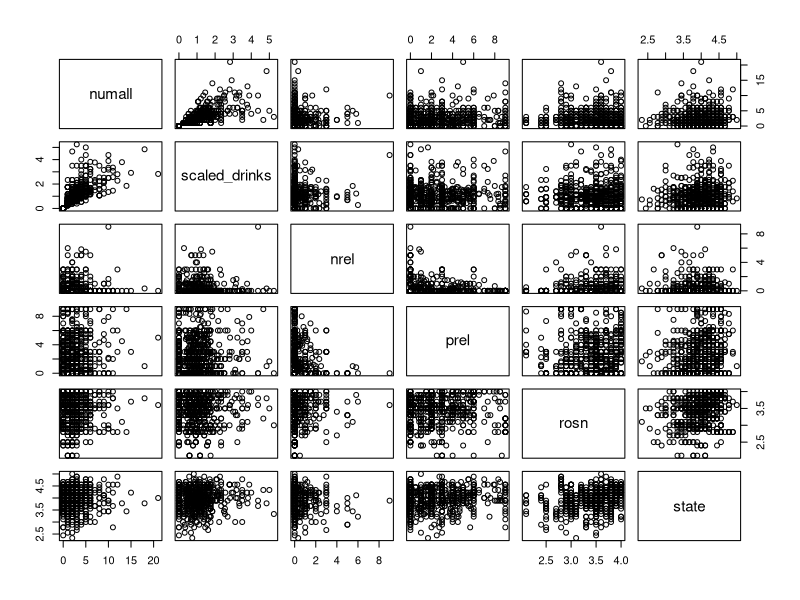
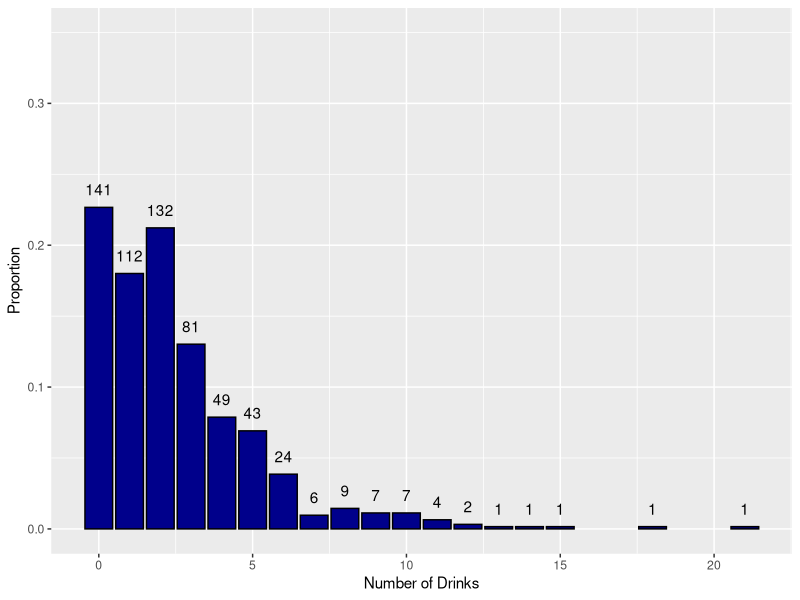
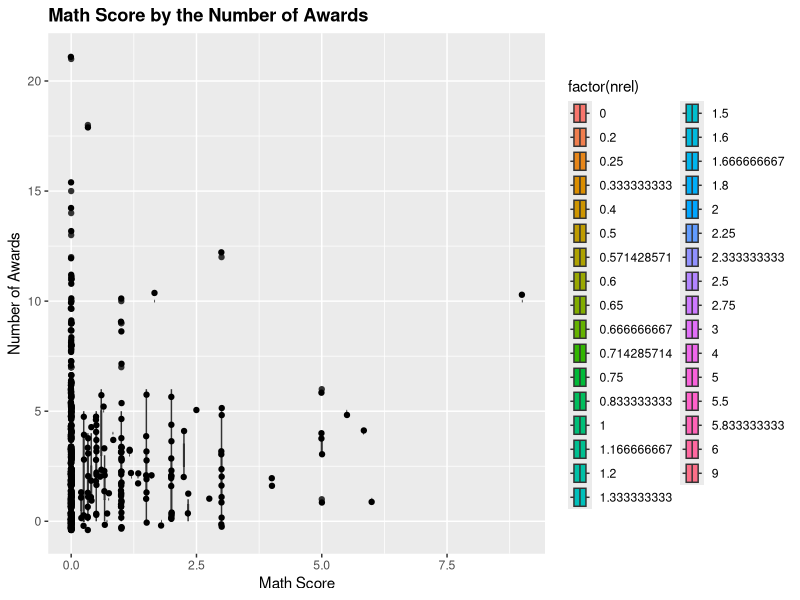

The R script that drew these images, in order: (Note: this script raises an error after producing the figures.)
## ---- chunk 1
library(tidyverse)
library(patchwork)
library(dplyr)
library(gridExtra)
## ---- chunk 2
cereal <- read_csv('../data/short-questions/cereal_dillons.csv')
## ---- chunk 3

## ---- chunk 4

## ---- chunk 5

## ---- chunk 6
model_cereal_shelves_linear    <- 'fill this in'
model_cereal_shelves_quadratic <- 'fill this in'
## ---- chunk 7
lrt_cereal_main_effects <- 'fill this in'
## ---- chunk 8
lrt_cereal_quadratic_effects <- 'fill this in'
## ---- chunk 9
aj_shelf_probs <- 'fill this in'
## ---- chunk 10
shelf_vs_sugar_plot <- 'fill this in'
## ---- chunk 11
odds_ratios <- 'fill this in'
## ---- chunk 12
drinks <- read_csv('../data/short-questions/DeHartSimplified.csv')
## ---- chunk 13
summary(drinks)

 # Median and above is defined as "high self esteem" for both rosn and state
drinks <- drinks %>%
  mutate(trait_bin = cut(rosn, breaks = 3), state_bin = cut(state, breaks=3))

agg_df <- aggregate(drinks$numall, by=list(drinks$id), FUN=mean) %>%
  rename("avg_drinks" = "x", "id" = "Group.1")

drinks <- inner_join(x=drinks, y=agg_df, by="id") 

drinks <- mutate(drinks, scaled_drinks = numall / avg_drinks)

pairs(~numall + scaled_drinks + nrel + prel + rosn +state, data = drinks)



## ---- chunk 14

p_0 <- drinks %>%
  ggplot(aes(x= numall, y = ..prop.., group = 1)) + 
  geom_bar(fill = 'DarkBlue', color = 'black') +
  geom_text(stat='count', aes(label=..count..), vjust=-1) + 
  xlab("Number of Drinks") +
  ylab("Proportion") +
  ylim(0,0.35)
p_0
p_1 <- 
  
  
p_2 <- drinks %>%
  ggplot(aes(numall, nrel)) +
  geom_boxplot(aes(fill = factor(nrel))) + 
  geom_jitter()+
  coord_flip() +
  ggtitle("Math Score by the Number of Awards") + 
  theme(plot.title = element_text(lineheight=1, face="bold")) +
  ylab("Math Score") +
  xlab("Number of Awards")

p_2

p1 <- drinks %>%
  ggplot(aes(y = nrel, x = numall, color = high_trait_self_esteem)) +
  geom_point()



p2 <- drinks %>%
  ggplot(aes(y = nrel, x = numall, color = high_state_self_esteem)) +
  geom_point()

p4 <- drinks %>%
  ggplot(aes(y = nrel, x = scaled_drinks)) +
  geom_point()

p5 <- drinks %>%
  ggplot(aes(x = nrel)) +
  geom_density(aes(y = ..density.., color = trait_bin, fill = trait_bin),alpha=0.2)

p6 <- drinks %>%
  ggplot(aes(x = nrel)) +
  geom_density(aes(y = ..density.., color = state_bin, fill = state_bin),alpha=0.2)

p7 <- drinks %>%
  ggplot(aes(x = numall)) +
  geom_density(aes(y = ..density.., color = trait_bin, fill = trait_bin),alpha=0.2)

p8 <- drinks %>%
  ggplot(aes(x = numall)) +
  geom_density(aes(y = ..density.., color = state_bin, fill = state_bin),alpha=0.2)

grid.arrange(p1, p2, p4, nrow= 3, ncol = 1)

grid.arrange(p5, p6, p7, p8, nrow= 4, ncol = 1)
## ---- chunk 15

poisson_mod <- glm(numall ~ nrel, data = drinks, family = poisson(link="log"))
summary(poisson_mod)

(exp(coef(poisson_mod)))

## ---- chunk 16

poisson_mod <- glm(numall ~ nrel + trait_bin, data = drinks, family = poisson(link="log"))
summary(poisson_mod)

(exp(coef(poisson_mod))-1)*100

